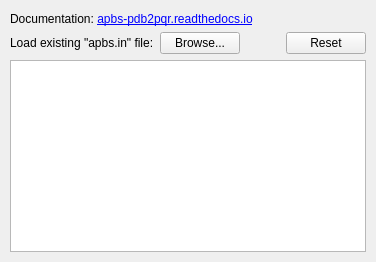
     <widget class="QWidget" name="tab_3">
      <attribute name="title">
       <string notr="true">APBS Template</string>
      </attribute>
      <layout class="QVBoxLayout" name="verticalLayout_15">
       <property name="leftMargin">
        <number>10</number>
       </property>
       <property name="topMargin">
        <number>12</number>
       </property>
       <property name="rightMargin">
        <number>10</number>
       </property>
       <property name="bottomMargin">
        <number>10</number>
       </property>
       <item>
        <widget class="QLabel" name="label_11">
         <property name="text">
          <string notr="true">Documentation: &lt;a href=&quot;http://apbs-pdb2pqr.readthedocs.io/en/latest/apbs/input/&quot;&gt;apbs-pdb2pqr.readthedocs.io&lt;/a&gt;</string>
         </property>
         <property name="openExternalLinks">
          <bool>true</bool>
         </property>
        </widget>
       </item>
       <item>
        <layout class="QHBoxLayout" name="horizontalLayout_7">
         <item>
          <widget class="QLabel" name="label_28">
           <property name="text">
            <string notr="true">Load existing &quot;apbs.in&quot; file:</string>
           </property>
          </widget>
         </item>
         <item>
          <widget class="QPushButton" name="button_load">
           <property name="text">
            <string notr="true">Browse...</string>
           </property>
          </widget>
         </item>
         <item>
          <spacer name="horizontalSpacer_6">
           <property name="orientation">
            <enum>Qt::Horizontal</enum>
           </property>
           <property name="sizeHint" stdset="0">
            <size>
             <width>40</width>
             <height>20</height>
            </size>
           </property>
          </spacer>
         </item>
         <item>
          <widget class="QPushButton" name="button_reset">
           <property name="text">
            <string notr="true">Reset</string>
           </property>
          </widget>
         </item>
        </layout>
       </item>
       <item>
        <widget class="QPlainTextEdit" name="apbs_template">
         <property name="font">
          <font>
           <family>Monospace</family>
          </font>
         </property>
         <property name="lineWrapMode">
          <enum>QPlainTextEdit::NoWrap</enum>
         </property>
         <property name="plainText">
          <string notr="true"/>
         </property>
        </widget>
       </item>
      </layout>
     </widget>
